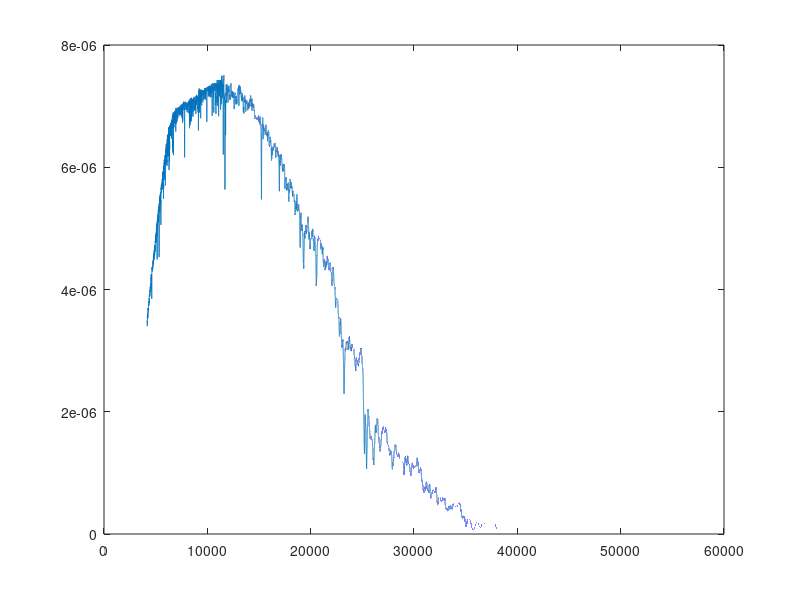

MATLAB code to generate this figure:
%% Read CEOS Thuiller Spectrum and resample for MODTRAN
% Must also convert irradiance from mW/m^2/nm to W/cm^2/cm^-1
clear all
close all
WvUnits = 'nm';
RadUnits = 'mW/m^2/nm';
Thui = dlmread('Solar_irradiance_Thuillier_2002.csv');
Wv = Thui(:,1);
ThuiRad = Thui(:,2);
plot(Wv, ThuiRad);
% Compute the wavenumber in cm^-1
WvNum = flipud(1e7./Wv);
% First convert from mW/m^2 to W/cm^2
ThuiRadWcm = flipud(ThuiRad/1000/100/100);
% Taken from ReadMODTRANfl7.m in MZDDEHg
% Notes: MODTRAN tape7 spectral radiance outputs are in units of W/cm^2/sr/cm^-1
%        i.e. given with respect to wavenumber. Conversion to W/cm^2/sr/nm (with respect to
%        wavelength) involves an important subtlety. Notice that the dimensionalty of the two units
%        is different, and this is the clue that a simple conversion factor does not apply.
%        if wn is wavenumber (in cm^-1) and wv is wavelenth (in nm), then wv = 1e7 wn^-1 and
%        delta_wv = -1e7 wn^-2 * delta_wn and delta_wn = -wn^2 / 1e7
%        Converting radiance to W/cm^2/sr/cm^-1 to W/cm^2/sr/nm therefore involves multiplying by
%        the factor wn^2/1e7 and flipping the result to get it into order of increasing wavelength.
%
%        Typical code is
%        >> [wavenumbers, wnradiance, h] = ReadMODTRANfl7('tape7', {'TOTAL RAD'});
%        >> wavelengths = flipud(1e7 ./ wavenumbers);
%        >> wvradiance = flipud(wnradiance .* wavenumbers.^2 ./ 1e7);
% MODTRAN file header must be as follows
%   FREQ     SOLAR IRRADIANCE
%  (CM-1)    (W CM-2 / CM-1)
ThuiRadWn = 1e7 * ThuiRadWcm ./ (WvNum.^2);
plot(WvNum, ThuiRadWn);
% Resample to 0.1 cm^-1 over the available range
WvNum_p1 = min(round(WvNum * 10)./10):0.1:max(WvNum);
%WvNum_p1 = min(WvNum):0.1:max(WvNum);
ThuiRadWn_p1 = interp1(WvNum, ThuiRadWn, WvNum_p1, 'linear', 'extrap');
plot(WvNum_p1, ThuiRadWn_p1);
fid = fopen('SUNp1CEOSThuillier2005.dat', 'wt');
fprintf(fid, '   FREQ     SOLAR IRRADIANCE\n');
fprintf(fid, '  (CM-1)    (W CM-2 / CM-1)\n');
fprintf(fid, '%8.2f     %11.4e\n', [WvNum_p1; ThuiRadWn_p1]);
fclose(fid);